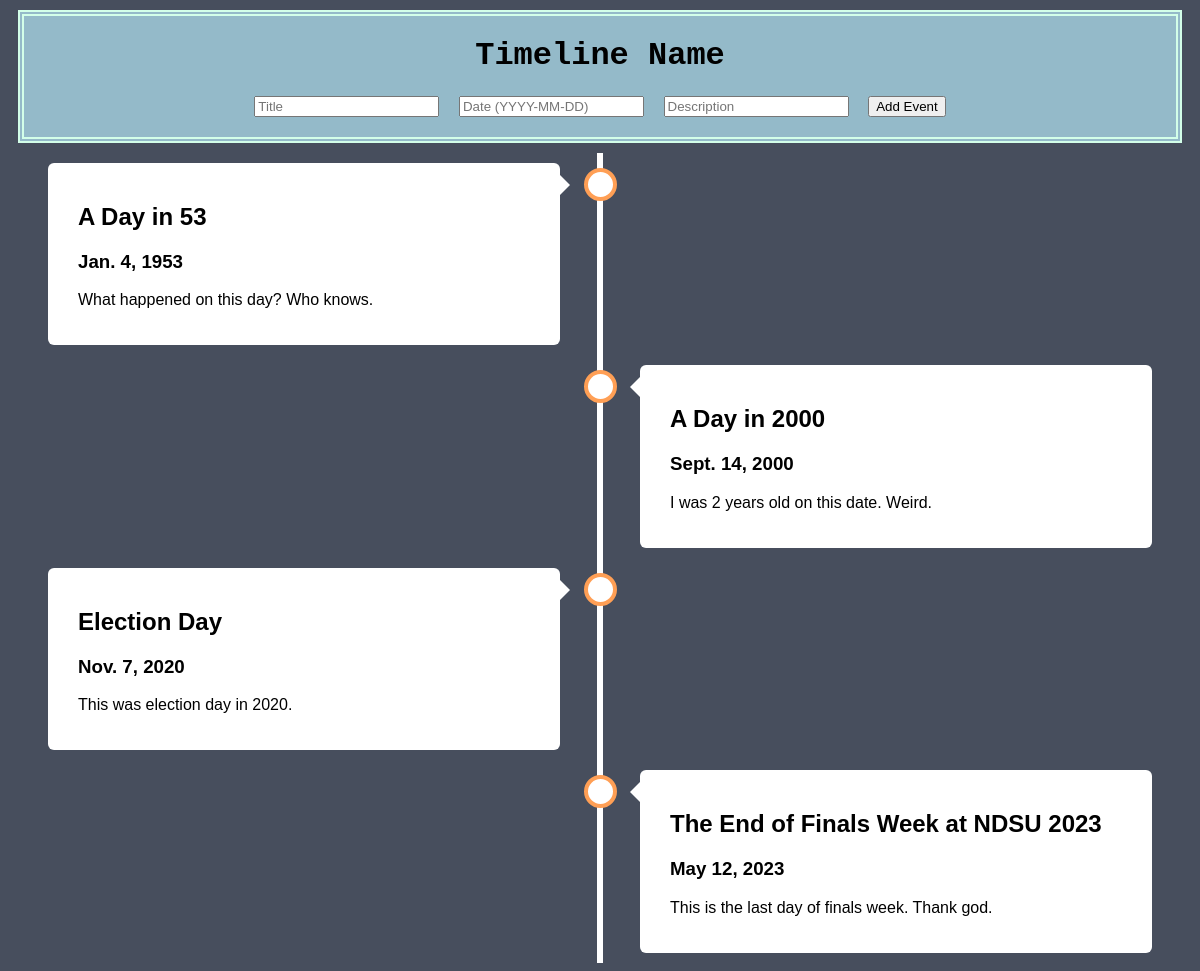
/timeline/2/, run on the app's committed database.
### timeline_app/models.py (models this page shows)
class Event(models.Model):
    timeline_id = models.ForeignKey(Timeline, on_delete=models.CASCADE)
    event_id = models.BigAutoField(primary_key=True)
    date = models.DateField()
    title = models.CharField(max_length=50)
    description = models.TextField(max_length=500)

### timeline_app/views.py (the view, shortened to what this page needs)
# urls.py: path('timeline/<int:pk>/', timeline, name='timeline'),
def timeline(request, pk):
    timeline = Timeline.objects.get(pk=pk)
    event = Event.objects.filter(timeline_id=pk).order_by('date')
    dict = {'timeline': timeline,
            'events': event}
    return render(request, 'timeline_app/timeline.html', context=dict)

### timeline_app/templates/timeline_app/timeline.html (shortened to what this page needs)
{% load static %}
<!DOCTYPE html>
<html lang="en">
  <head>
    <link rel="stylesheet" href="{% static 'timeline_app/css/styles.css' %}">
  </head>
  <header>
    <h1> Timeline Name </h1>
    <form method="POST">
      <input placeholder="Title" name ="title" type="text">
      <input placeholder="Date (YYYY-MM-DD)" name ="date" type="datetime">
      <input placeholder="Description" name ="description" type="text">
      <button type="submit">Add Event</button>
  </form>
  </header>
  <body>
    <div class="timeline">
      {% for event in events %}
      {% cycle 'left' 'right' as left_right silent %}
      {% if left_right == 'left' %}
      <div class="container left">
        <div class="content">
          <h2>{{ event.title }}</h2>
          <h3> {{ event.date }} </h3>
          <p>{{ event.description }}</p>
        </div>
      </div>
      {% endif %}
      {% if left_right == 'right' %}
      <div class="container right">
        <div class="content">
          <h2>{{ event.title }}</h2>
          <h3> {{ event.date }} </h3>
          <p>{{ event.description }}</p>
        </div>
      </div>
      {% endif %}
      {% endfor %%}
    </div>
  </body>

### timeline_app/static/timeline_app/css/styles.css (style rules this page uses)
* { box-sizing: border-box; }
header { margin: 10px; background-color:rgb(148, 186, 201); height: auto + 10px; align-content: center; text-align: center; font-family: 'Courier New', Courier, monospace; border: double rgb(211, 255, 233) 6px; }
form { padding-bottom: 20px; word-spacing: 10px; }
body { background-color: #474e5d; font-family: Helvetica, sans-serif; }
.timeline { position: relative; max-width: 1200px; margin: 0 auto; }
.timeline::after { content: ''; position: absolute; width: 6px; background-color: white; top: 0; bottom: 0; left: 50%; margin-left: -3px; }
.container { padding: 10px 40px; position: relative; background-color: inherit; width: 50%; }
.container::after { content: ''; position: absolute; width: 25px; height: 25px; right: -17px; background-color: white; border: 4px solid #FF9F55; top: 15px; border-radius: 50%; z-index: 1; }
.left { left: 0; }
.right { left: 50%; }
.left::before { content: " "; height: 0; position: absolute; top: 22px; width: 0; z-index: 1; right: 30px; border: medium solid white; border-width: 10px 0 10px 10px; border-color: transparent transparent transparent white; }
.right::before { content: " "; height: 0; position: absolute; top: 22px; width: 0; z-index: 1; left: 30px; border: medium solid white; border-width: 10px 10px 10px 0; border-color: transparent white transparent transparent; }
.right::after { left: -16px; }
.content { padding: 20px 30px; background-color: white; position: relative; border-radius: 6px; }

### data on the page
Event: title "A Day in 53", date "Jan. 4, 1953", description "What happened on this day? Who knows."
Event: title "A Day in 2000", date "Sept. 14, 2000", description "I was 2 years old on this date. Weird."
Event: title "Election Day", date "Nov. 7, 2020", description "This was election day in 2020."
Event: title "The End of Finals Week at NDSU 2023", date "May 12, 2023", description "This is the last day of finals week. Thank god."
